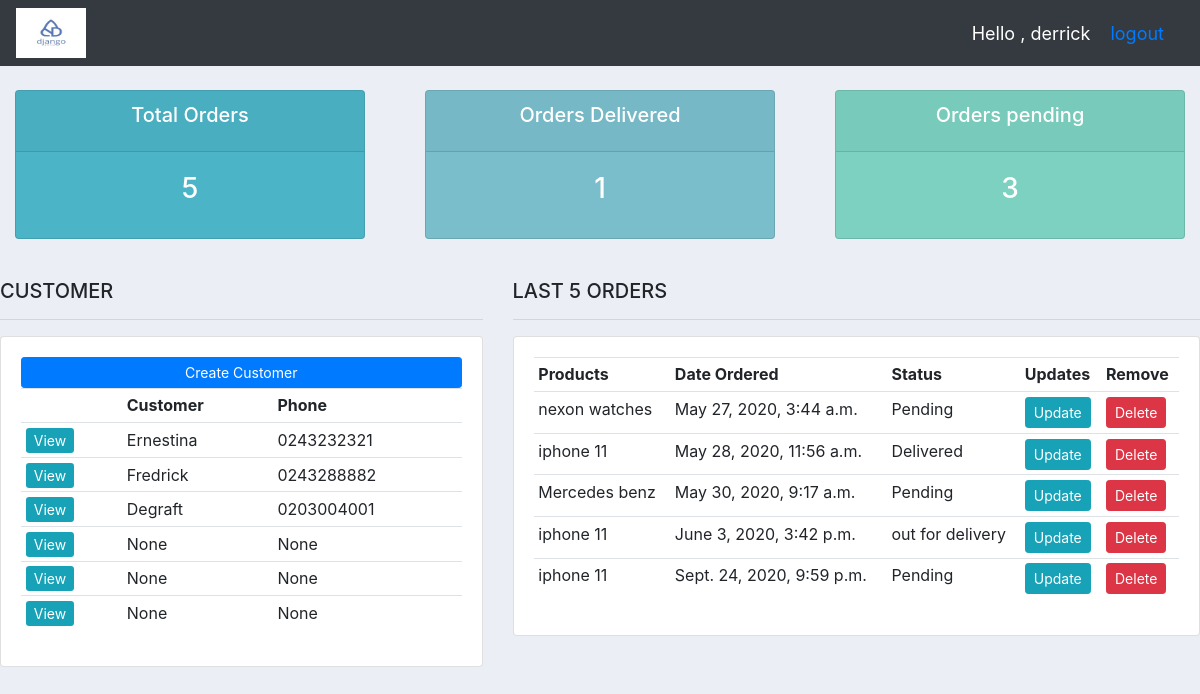
The app's page / (signed in) with its own data.
### accounts/models.py (models this page shows, shortened)
class Customer(models.Model):
    user = models.OneToOneField(User, null=True, on_delete=models.CASCADE)
    name = models.CharField(max_length=200, null=True)
    email = models.CharField(max_length=200, null=True)
    phone = models.CharField(max_length=200, null=True)
    profile_pic = models.ImageField(null=True, blank=True)
    date_created = models.DateTimeField(auto_now_add=True, null=True)

class Order(models.Model):
    STATUS=(
        ('Pending','pending'),
        ('out for delivery','out for delivery'),
        ('Delivered','Delivered')
    )
    customer = models.ForeignKey(Customer, on_delete=models.SET_NULL, null=True)
    products = models.ForeignKey(Products, on_delete=models.SET_NULL, null=True)
    status = models.CharField(max_length=222, null=True, choices=STATUS)
    date_created = models.DateTimeField(auto_now_add=True, null=True)
    note =  models.CharField(max_length=222, null=True)

class Products(models.Model):
    CATEGORY =(
        ('Indoor','Indoor'),
        ('Outdoor','Outdoor')
    )
    name = models.CharField(max_length=200, null=True)
    price = models.FloatField()
    description = models.CharField(max_length=200, null=True, blank=True)
    category = models.CharField(max_length=200, null=True, choices=CATEGORY)
    date_created = models.DateTimeField(auto_now_add=True, null=True)
    tags = models.ManyToManyField(Tag)
    class Meta:
        verbose_name_plural='Products'
    def __str__(self):
        return self.name

### accounts/views.py (the view)
# urls.py: 2. Add a URL to urlpatterns:  path('', views.home, name='home')
@login_required(login_url ='login')
def home(request):
    customers = Customer.objects.all()
    orders = Order.objects.all()
    total_customers = customers.count()
    total_orders = orders.count()
    delivered = orders.filter(status='Delivered').count()
    pending = orders.filter(status='Pending').count()
    context = {'orders': orders, 'customers': customers,
               'total_customers': total_customers,
               'total_orders': total_orders,
               'delivered': delivered,
               'pending': pending}
    return render(request,'accounts/dashboard.html',context)

### accounts/templates/accounts/dashboard.html
{% extends 'accounts/base.html' %}
{% block content %}
    {% include 'accounts/status.html' %}
    <br>
    <div class="row">
      <div class="col-md-5">
          <h5>CUSTOMER</h5>
          <hr>
          <div class="card card-body">
              <a class="btn btn-primary btn-sm btn-block" href="">Create Customer</a>
              <table class="table table-sm">
                  <tr>
                      <th></th>
                      <th>Customer</th>
                      <th>Phone</th>
                  </tr>
                {% for customer in customers %}
                    <tr>
                        <td><a class="btn-sm btn-info" href="{% url 'customer' customer.id %}">View</a></td>
                        <td>{{ customer.name }}</td>
                        <td>{{ customer.phone }}</td>
                    </tr>
                  {% endfor %}
              </table>
          </div>
      </div>
    <div class="col-md-7">
        <h5>LAST 5 ORDERS</h5>
        <hr>
        <div class="card card-body">
            <table class="table table-sm">
                <tr>
                    <th>Products</th>
                    <th>Date Ordered</th>
                    <th>Status</th>
                    <th>Updates</th>
                    <th>Remove</th>
                </tr>
                 {% for i in orders %}
                     <tr>
                       <td>{{ i.products }}</td>
                     <td>{{ i.date_created }}</td>
                     <td>{{ i.status }}</td>
                     <td><a class="btn btn-sm btn-info" href="{% url 'update_order' i.id %}">Update</a></td>
                     <td><a class="btn btn-sm btn-danger" href="{% url 'delete_order' i.id %}">Delete</a></td>
                     </tr>
                 {% endfor %}
            </table>
        </div>
    </div>
    </div>
{% endblock %}

### accounts/templates/accounts/base.html (shortened to what this page needs)
<!DOCTYPE html>
<html lang="en">
<head>
</head>
<body>
{% include 'accounts/navbar.html' %}
{% block content %}
{% endblock %}
</body>
</html>

### accounts/templates/accounts/navbar.html (shortened to what this page needs)
{% load static %}
<!doctype html>
<html lang="en">
<head>
    <link rel="stylesheet" href="{% static 'css/bootstrap.min.css' %}">
    <link rel="stylesheet" href="{% static 'css/main.css' %}">
</head>
<body>
<nav class="navbar navbar-expand-lg navbar-dark bg-dark">
    <img src="{% static 'img/logo.jpeg' %}" width="70" height="50">
<span class="hello-msg">Hello , {{request.user}}</span>
<span class="hello-msg"><a href="{%url 'logout'%}">logout</a></span>
</nav>
</body>
</html>

### accounts/templates/accounts/status.html
<br>
<div class="row">
<div class="col">
    <div class="col-md">
        <div class="card text-center text-white mb-3" id="total-orders">
            <div class="card-header">
            <h5 class="card-title">Total Orders</h5>
          </div>
          <div class="card-body">
            <h3 class="card-title">{{ total_orders }}</h3>
        </div>
    </div>
  </div>
</div>
<div class="col">
    <div class="col-md">
        <div class="card text-center text-white mb-3" id="orders-delivered">
            <div class="card-header">
                <h5 class="card-title">Orders Delivered</h5>
            </div>
            <div class="card-body">
                <h3 class="card-title">{{ delivered }}</h3>
            </div>
        </div>
    </div>
</div>
<div class="col">
    <div class="col-md">
        <div class="card text-center text-white mb-3" id="orders-pending">
            <div class="card-header">
                <h5 class="card-title">Orders pending</h5>
            </div>
            <div class="card-body">
                <h3 class="card-title">{{ pending }}</h3>
            </div>
        </div>
    </div>
</div>
</div>

### accounts/static/css/main.css (style rules this page uses)
body { background-color:#ebeff5; }
#total-orders { background-color:#4cb4c7; }
#orders-delivered { background-color:#7abecc; }
#orders-pending { background-color: #7CD1C0; }

### accounts/templates/accounts/navbar.html (style rules this page uses)
.hello-msg { font-size: 18px; color:#fff; margin-right: 20px; }

### records on screen
Customer: name "Ernestina", phone "0243232321"
Customer: name "Fredrick", phone "0243288882"
Customer: name "Degraft", phone "0203004001"
Customer: name "None", phone "None"
Customer: name "None", phone "None"
Customer: name "None", phone "None"
Order: products "nexon watches", date_created "May 27, 2020, 3:44 a.m.", status "Pending"
Order: products "iphone 11", date_created "May 28, 2020, 11:56 a.m.", status "Delivered"
Order: products "Mercedes benz", date_created "May 30, 2020, 9:17 a.m.", status "Pending"
Order: products "iphone 11", date_created "June 3, 2020, 3:42 p.m.", status "out for delivery"
Order: products "iphone 11", date_created "Sept. 24, 2020, 9:59 p.m.", status "Pending"

### other values on screen
{{ request.user }} "derrick"
{{ total_orders }} "5"
{{ delivered }} "1"
{{ pending }} "3"
